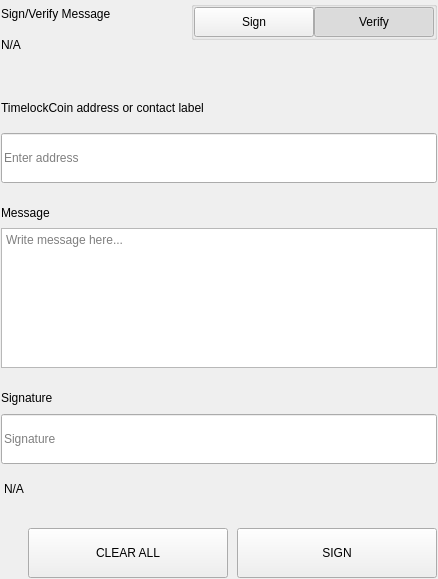
<?xml version="1.0" encoding="UTF-8"?>
<ui version="4.0">
 <class>SettingsSignMessageWidgets</class>
 <widget class="QWidget" name="SettingsSignMessageWidgets">
  <property name="geometry">
   <rect>
    <x>0</x>
    <y>0</y>
    <width>438</width>
    <height>579</height>
   </rect>
  </property>
  <property name="windowTitle">
   <string>Form</string>
  </property>
  <layout class="QVBoxLayout" name="verticalLayout">
   <property name="spacing">
    <number>0</number>
   </property>
   <property name="leftMargin">
    <number>0</number>
   </property>
   <property name="topMargin">
    <number>0</number>
   </property>
   <property name="rightMargin">
    <number>0</number>
   </property>
   <property name="bottomMargin">
    <number>0</number>
   </property>
   <item>
    <widget class="QWidget" name="left" native="true">
     <layout class="QVBoxLayout" name="verticalLayout_3">
      <property name="leftMargin">
       <number>0</number>
      </property>
      <property name="topMargin">
       <number>0</number>
      </property>
      <property name="rightMargin">
       <number>0</number>
      </property>
      <property name="bottomMargin">
       <number>0</number>
      </property>
      <item>
       <widget class="QWidget" name="container_sign" native="true">
        <layout class="QVBoxLayout" name="verticalLayout_2">
         <property name="spacing">
          <number>0</number>
         </property>
         <property name="leftMargin">
          <number>1</number>
         </property>
         <property name="topMargin">
          <number>1</number>
         </property>
         <property name="rightMargin">
          <number>1</number>
         </property>
         <property name="bottomMargin">
          <number>1</number>
         </property>
         <item>
          <layout class="QHBoxLayout" name="horizontalLayout_3" stretch="3,1">
           <property name="spacing">
            <number>40</number>
           </property>
           <item>
            <layout class="QVBoxLayout" name="verticalLayoutTitle">
             <property name="spacing">
              <number>5</number>
             </property>
             <item>
              <widget class="QLabel" name="labelTitle">
               <property name="text">
                <string>Sign/Verify Message</string>
               </property>
              </widget>
             </item>
             <item>
              <widget class="QLabel" name="labelSubtitle1">
               <property name="text">
                <string notr="true">N/A</string>
               </property>
               <property name="wordWrap">
                <bool>true</bool>
               </property>
              </widget>
             </item>
            </layout>
           </item>
           <item alignment="Qt::AlignRight|Qt::AlignTop">
            <widget class="QWidget" name="containerSwitch" native="true">
             <property name="styleSheet">
              <string notr="true">#containerSwitch{
	padding-top:9px;
}</string>
             </property>
             <layout class="QVBoxLayout" name="verticalLayout_6">
              <property name="spacing">
               <number>4</number>
              </property>
              <property name="leftMargin">
               <number>0</number>
              </property>
              <property name="topMargin">
               <number>0</number>
              </property>
              <property name="rightMargin">
               <number>0</number>
              </property>
              <property name="bottomMargin">
               <number>0</number>
              </property>
              <item alignment="Qt::AlignRight">
               <widget class="QGroupBox" name="groupBox">
                <property name="sizePolicy">
                 <sizepolicy hsizetype="Fixed" vsizetype="Preferred">
                  <horstretch>0</horstretch>
                  <verstretch>0</verstretch>
                 </sizepolicy>
                </property>
                <property name="title">
                 <string/>
                </property>
                <property name="alignment">
                 <set>Qt::AlignRight|Qt::AlignTop|Qt::AlignTrailing</set>
                </property>
                <layout class="QHBoxLayout" name="horizontalLayout_4">
                 <property name="spacing">
                  <number>0</number>
                 </property>
                 <property name="leftMargin">
                  <number>0</number>
                 </property>
                 <property name="topMargin">
                  <number>0</number>
                 </property>
                 <property name="rightMargin">
                  <number>0</number>
                 </property>
                 <property name="bottomMargin">
                  <number>0</number>
                 </property>
                 <item>
                  <widget class="QPushButton" name="pushSign">
                   <property name="minimumSize">
                    <size>
                     <width>120</width>
                     <height>30</height>
                    </size>
                   </property>
                   <property name="maximumSize">
                    <size>
                     <width>120</width>
                     <height>30</height>
                    </size>
                   </property>
                   <property name="focusPolicy">
                    <enum>Qt::NoFocus</enum>
                   </property>
                   <property name="text">
                    <string>Sign</string>
                   </property>
                   <property name="checkable">
                    <bool>true</bool>
                   </property>
                   <property name="autoExclusive">
                    <bool>true</bool>
                   </property>
                  </widget>
                 </item>
                 <item>
                  <widget class="QPushButton" name="pushVerify">
                   <property name="minimumSize">
                    <size>
                     <width>120</width>
                     <height>30</height>
                    </size>
                   </property>
                   <property name="maximumSize">
                    <size>
                     <width>120</width>
                     <height>30</height>
                    </size>
                   </property>
                   <property name="focusPolicy">
                    <enum>Qt::NoFocus</enum>
                   </property>
                   <property name="text">
                    <string>Verify</string>
                   </property>
                   <property name="checkable">
                    <bool>true</bool>
                   </property>
                   <property name="checked">
                    <bool>true</bool>
                   </property>
                   <property name="autoExclusive">
                    <bool>true</bool>
                   </property>
                  </widget>
                 </item>
                </layout>
               </widget>
              </item>
              <item alignment="Qt::AlignHCenter|Qt::AlignTop">
               <widget class="QLabel" name="labelSubtitleSwitch">
                <property name="text">
                 <string/>
                </property>
                <property name="alignment">
                 <set>Qt::AlignRight|Qt::AlignTrailing|Qt::AlignVCenter</set>
                </property>
               </widget>
              </item>
             </layout>
            </widget>
           </item>
          </layout>
         </item>
         <item>
          <spacer name="verticalSpacer_2">
           <property name="orientation">
            <enum>Qt::Vertical</enum>
           </property>
           <property name="sizeType">
            <enum>QSizePolicy::Fixed</enum>
           </property>
           <property name="sizeHint" stdset="0">
            <size>
             <width>20</width>
             <height>40</height>
            </size>
           </property>
          </spacer>
         </item>
         <item>
          <widget class="QWidget" name="containerAddress" native="true">
           <property name="sizePolicy">
            <sizepolicy hsizetype="Preferred" vsizetype="Fixed">
             <horstretch>0</horstretch>
             <verstretch>0</verstretch>
            </sizepolicy>
           </property>
           <layout class="QVBoxLayout" name="verticalLayout_5" stretch="0,0">
            <property name="spacing">
             <number>15</number>
            </property>
            <property name="leftMargin">
             <number>0</number>
            </property>
            <property name="topMargin">
             <number>0</number>
            </property>
            <property name="rightMargin">
             <number>0</number>
            </property>
            <property name="bottomMargin">
             <number>0</number>
            </property>
            <item>
             <widget class="QLabel" name="labelSubtitleAddress">
              <property name="minimumSize">
               <size>
                <width>0</width>
                <height>20</height>
               </size>
              </property>
              <property name="maximumSize">
               <size>
                <width>16777215</width>
                <height>20</height>
               </size>
              </property>
              <property name="text">
               <string>TimelockCoin address or contact label</string>
              </property>
             </widget>
            </item>
            <item>
             <widget class="QLineEdit" name="addressIn_SM">
              <property name="minimumSize">
               <size>
                <width>0</width>
                <height>50</height>
               </size>
              </property>
              <property name="maximumSize">
               <size>
                <width>16777215</width>
                <height>50</height>
               </size>
              </property>
              <property name="placeholderText">
               <string>Enter address</string>
              </property>
             </widget>
            </item>
           </layout>
          </widget>
         </item>
         <item>
          <spacer name="verticalSpacer_3">
           <property name="orientation">
            <enum>Qt::Vertical</enum>
           </property>
           <property name="sizeType">
            <enum>QSizePolicy::Fixed</enum>
           </property>
           <property name="sizeHint" stdset="0">
            <size>
             <width>20</width>
             <height>20</height>
            </size>
           </property>
          </spacer>
         </item>
         <item>
          <layout class="QVBoxLayout" name="verticalLayout_9">
           <property name="spacing">
            <number>5</number>
           </property>
           <item>
            <widget class="QLabel" name="labelSubtitleMessage">
             <property name="minimumSize">
              <size>
               <width>0</width>
               <height>20</height>
              </size>
             </property>
             <property name="maximumSize">
              <size>
               <width>16777215</width>
               <height>20</height>
              </size>
             </property>
             <property name="text">
              <string>Message</string>
             </property>
            </widget>
           </item>
           <item>
            <widget class="QPlainTextEdit" name="messageIn_SM">
             <property name="minimumSize">
              <size>
               <width>0</width>
               <height>140</height>
              </size>
             </property>
             <property name="maximumSize">
              <size>
               <width>16777215</width>
               <height>140</height>
              </size>
             </property>
             <property name="placeholderText">
              <string>Write message here...</string>
             </property>
            </widget>
           </item>
          </layout>
         </item>
         <item>
          <spacer name="verticalSpacer_4">
           <property name="orientation">
            <enum>Qt::Vertical</enum>
           </property>
           <property name="sizeType">
            <enum>QSizePolicy::Fixed</enum>
           </property>
           <property name="sizeHint" stdset="0">
            <size>
             <width>20</width>
             <height>20</height>
            </size>
           </property>
          </spacer>
         </item>
         <item>
          <widget class="QWidget" name="widget" native="true">
           <property name="minimumSize">
            <size>
             <width>0</width>
             <height>75</height>
            </size>
           </property>
           <property name="maximumSize">
            <size>
             <width>16777215</width>
             <height>16777215</height>
            </size>
           </property>
           <layout class="QVBoxLayout" name="verticalLayout_4">
            <property name="leftMargin">
             <number>0</number>
            </property>
            <property name="topMargin">
             <number>0</number>
            </property>
            <property name="rightMargin">
             <number>0</number>
            </property>
            <property name="bottomMargin">
             <number>0</number>
            </property>
            <item>
             <widget class="QLabel" name="labelSubtitleSignature">
              <property name="minimumSize">
               <size>
                <width>0</width>
                <height>20</height>
               </size>
              </property>
              <property name="maximumSize">
               <size>
                <width>16777215</width>
                <height>20</height>
               </size>
              </property>
              <property name="text">
               <string>Signature</string>
              </property>
             </widget>
            </item>
            <item>
             <widget class="QLineEdit" name="signatureOut_SM">
              <property name="minimumSize">
               <size>
                <width>0</width>
                <height>50</height>
               </size>
              </property>
              <property name="placeholderText">
               <string>Signature</string>
              </property>
             </widget>
            </item>
           </layout>
          </widget>
         </item>
         <item>
          <widget class="QLabel" name="statusLabel_SM">
           <property name="styleSheet">
            <string notr="true">padding-top:5px;</string>
           </property>
           <property name="text">
            <string notr="true">N/A</string>
           </property>
          </widget>
         </item>
         <item>
          <spacer name="verticalSpacer">
           <property name="orientation">
            <enum>Qt::Vertical</enum>
           </property>
           <property name="sizeType">
            <enum>QSizePolicy::Fixed</enum>
           </property>
           <property name="sizeHint" stdset="0">
            <size>
             <width>20</width>
             <height>20</height>
            </size>
           </property>
          </spacer>
         </item>
         <item>
          <layout class="QHBoxLayout" name="horizontalLayout_7">
           <property name="spacing">
            <number>9</number>
           </property>
           <item>
            <spacer name="horizontalSpacer_5">
             <property name="orientation">
              <enum>Qt::Horizontal</enum>
             </property>
             <property name="sizeType">
              <enum>QSizePolicy::Expanding</enum>
             </property>
             <property name="sizeHint" stdset="0">
              <size>
               <width>40</width>
               <height>20</height>
              </size>
             </property>
            </spacer>
           </item>
           <item>
            <widget class="QPushButton" name="pushButtonClear">
             <property name="minimumSize">
              <size>
               <width>200</width>
               <height>50</height>
              </size>
             </property>
             <property name="focusPolicy">
              <enum>Qt::NoFocus</enum>
             </property>
             <property name="text">
              <string>CLEAR ALL</string>
             </property>
            </widget>
           </item>
           <item>
            <widget class="QPushButton" name="pushButtonSave">
             <property name="minimumSize">
              <size>
               <width>200</width>
               <height>50</height>
              </size>
             </property>
             <property name="maximumSize">
              <size>
               <width>200</width>
               <height>50</height>
              </size>
             </property>
             <property name="focusPolicy">
              <enum>Qt::NoFocus</enum>
             </property>
             <property name="text">
              <string>SIGN</string>
             </property>
            </widget>
           </item>
          </layout>
         </item>
        </layout>
       </widget>
      </item>
     </layout>
    </widget>
   </item>
  </layout>
 </widget>
 <resources/>
 <connections/>
</ui>
